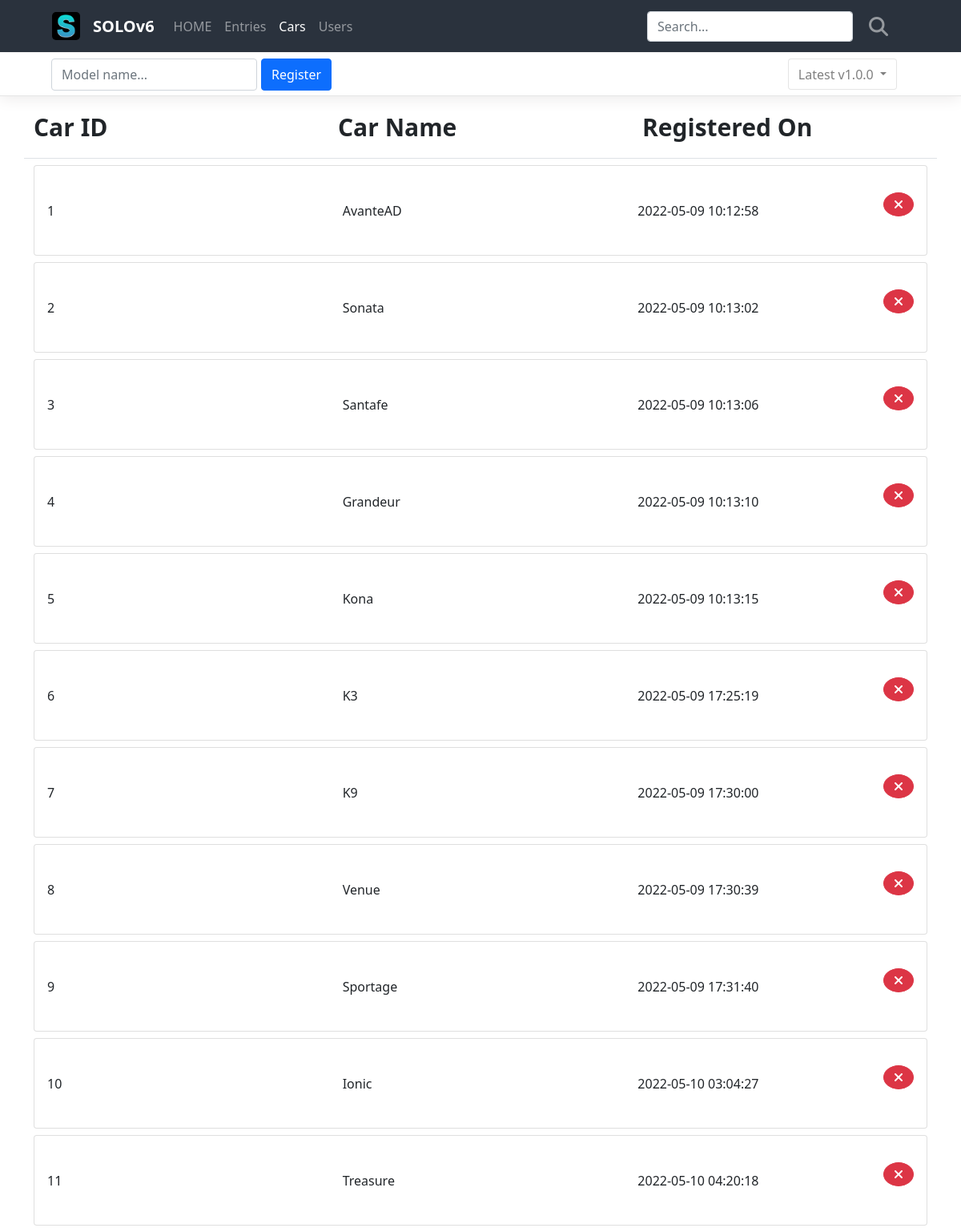
Page /cars/ on the earlier database version.
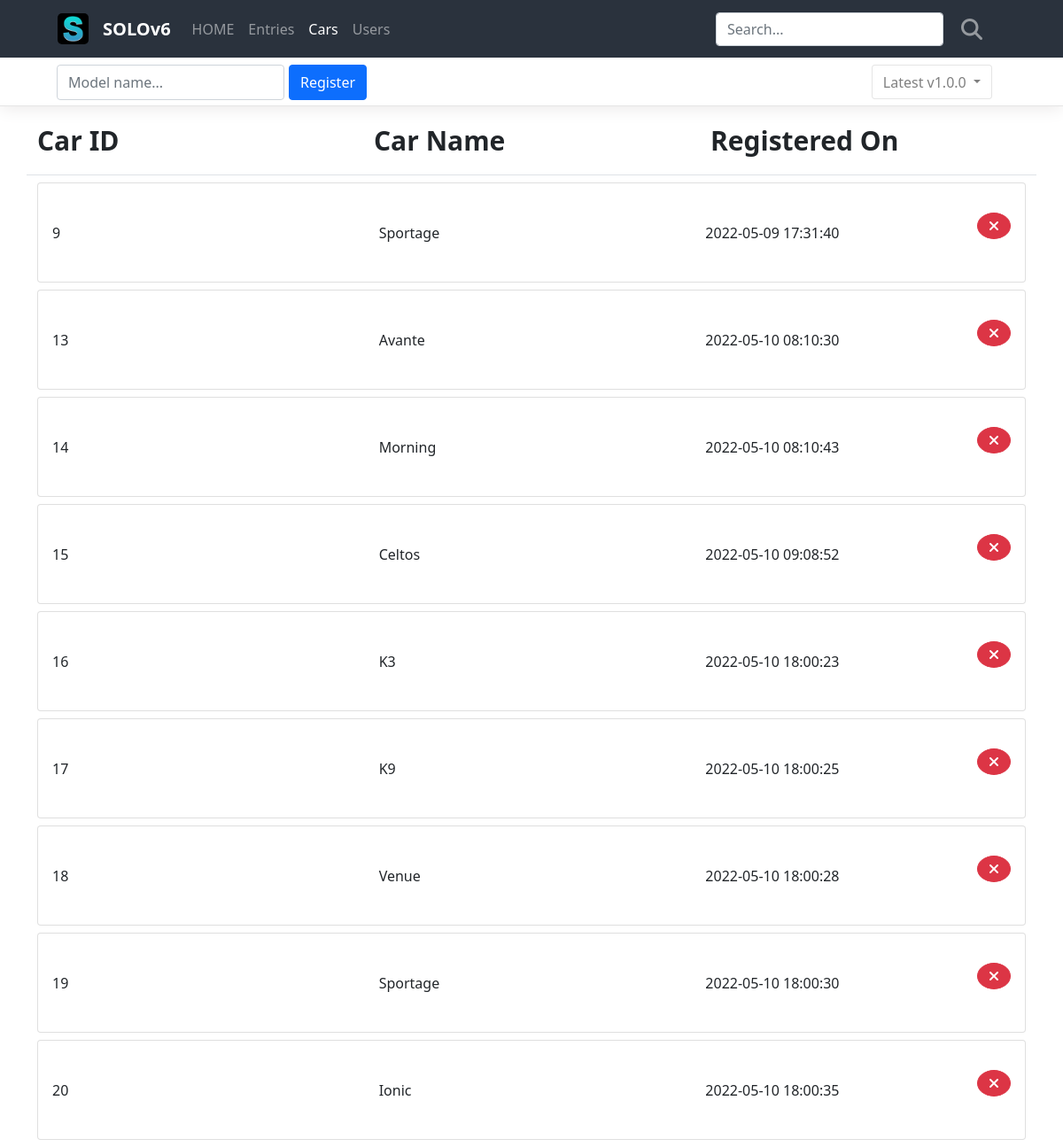
Same page on the later database version.
### project/models/car.py (models this page shows, shortened)
class Car(db.Model):
    id = db.Column(db.Integer, primary_key=True)
    car_name = db.Column(db.String(10), nullable=False)
    registered_on = db.Column(db.DateTime(), default=func.now())

### project/routes/car_routes.py (the view)
@blueprint.route('/')
def cars():
    car_list = CarModel.query.order_by(CarModel.registered_on)
    return render_template('cars.html', car_list=car_list)

### project/__init__.py (called while the page is built)
def create_app():
    print('run: create_app()')
    app = Flask(__name__)
    ''' Flask Configs '''
    app.config.from_object(config)
    ''' DB INIT '''
    db.init_app(app)
    migrate.init_app(app, db, render_as_batch=True)
    ''' Routes INIT '''
    from project.routes import base_routes, auth_routes, car_routes
    app.register_blueprint(base_routes.blueprint)
    app.register_blueprint(auth_routes.blueprint)
    app.register_blueprint(car_routes.blueprint)
    ''' Rest-x INIT '''
    from project.apis import blueprint as api
    app.register_blueprint(api)
    ''' Request Hook '''
    @app.before_request
    def before_request():
        g.db = db.session
    @app.teardown_request
    def teardown_request(exception):
        if hasattr(g, 'db'):
            g.db.close()
    return app

### project/templates/cars.html (shortened to what this page needs)
<link rel="stylesheet" href="../static/css/cars.css">
{% extends 'base.html' %}
{% block content %}
<div class="car-main">
    <div class="register-box">
        <div class="car-register-col">
            <form class="register-form" action="{{ url_for('cars.register') }}" method="post">
                <input class="form-control register-input" type="text" name="car_name" placeholder="Model name...">
                <button type="submit" class="btn btn-primary mb-3 register-btn">
                    Register
                </button>
            </form>
        </div>
        <div class="dropdown">
            <button class="btn btn-light dropdown-toggle" type="button" id="dropdownMenuButton1" data-bs-toggle="dropdown" aria-expanded="false">
                Latest v1.0.0
            </button>
        </div>
    </div>
    <div class="container car-list-box">
        <div class="row car-list-title-box border-bottom">
            <div class="col car-list-title my-3">
                Car ID
            </div>
            <div class="col car-list-title my-3">
                Car Name
            </div>
            <div class="col car-list-title my-3">
                Registered On
            </div>
        </div>
        {% if car_list %}
            {% for car in car_list %}
            <div class="card my-2">
                <div class="card-body">
                    <div class="row">
                        <div class="col car-list-first-col">
                            {{ car.id }}
                        </div>
                        <div class="col car-list-second-col">
                            {{ car.car_name }}
                        </div>
                        <div class="col car-list-last-col">
                            {{ car.registered_on }}
                            <div class="cancel-box">
                                <form class="delete-form" action="{{ url_for('cars.delete') }}" method="post">
                                    <button type="submit" class="btn btn-danger mb-3 cancel-btn">
                                        <i class="fa-solid fa-xmark"></i>
                                    </button>
                                </form>
                            </div>
                        </div>
                    </div>
                </div>
            </div>
            {% endfor %}
        {% else %}
        <div class="row">
            <div class="col-12">
                <h2>❌ No Car Registered ❌</h2>
            </div>
        </div>
        {% endif %}
    </div>
</div>
{% endblock %}

### project/templates/base.html (shortened to what this page needs)
<!DOCTYPE html>
<html lang="en">
<head>
    <link rel="stylesheet" href="{{ url_for('static', filename='css/bootstrap.min.css') }}">
    <link rel="stylesheet" href="https://cdnjs.cloudflare.com/ajax/libs/font-awesome/6.1.1/css/all.min.css">
    <link rel="stylesheet" href="{{ url_for('static', filename='css/styles.css') }}">
</head>
<body>
    <nav class="navbar navbar-expand-lg navbar-dark">
        <div class="container-fluid">
            <a class="navbar-logo" href="{{ url_for('base.index') }}">
                <img class="logo" src="../static/images/favicons.ico/favicon-96x96.png" alt="Logo" height="35" width="35">
            </a>
            <a class="navbar-brand" href="{{ url_for('base.index') }}">SOLOv6</a>
            <div class="collapse navbar-collapse" id="navbarSupportedContent">
                <ul class="navbar-nav me-auto mb-2 mb-lg-0">
                    <li class="nav-item">
                        <a class="nav-link active" aria-current="page" href="{{ url_for('base.index') }}">HOME</a>
                    </li>
                    <li class="nav-item">
                        <a class="nav-link active" href="{{ url_for('base.index') }}">Entries</a>
                    </li>
                    <li class="nav-item">
                        <a class="nav-link active" href="{{ url_for('cars.cars') }}">Cars</a>
                    </li>
                    <li class="nav-item">
                        <a class="nav-link active" href="#">Users</a>
                    </li>
                </ul>
                <form class="d-flex">
                    <input class="form-control me-2 search-form" type="search" placeholder="Search..." aria-label="Search">
                    <button class="btn search-btn" type="submit">
                        <i class="fa-solid fa-magnifying-glass fa-xl"></i>
                    </button>
                </form>
            </div>
        </div>
    </nav>
    {% block content %}
    {% endblock %}
</body>
</html>

### project/static/css/cars.css (style rules this page uses)
.navbar-nav .nav-item:nth-child(3) .nav-link { opacity: 1; }

### project/static/css/styles.css (style rules this page uses)
.navbar { position: fixed; top: 0; width: 100vw; height: 65px; padding-left: 53px; padding-right: 67px; z-index: 1; background-color: #2A323D; }
.navbar-brand { font-weight: 700; color: white; }
.navbar .container-fluid { height: 65px; }
.logo { border-radius: 5px; margin-right: 16px; }
.nav-link { color: white; opacity: 0.5; transition: all 0.3s ease-in-out; }
.d-flex { margin-top: 17px; }
.search-btn { color: white; opacity: 0.5; border: none; margin-left: 0; transition: all 0.2s ease-in-out; }
.car-main { margin-top: 66px; }
.register-box { display: flex; justify-content: space-between; align-items: center; padding-left: 64px; padding-right: 80px; width: 100vw; height: 54px; border-bottom: 1px solid rgba(0, 0, 0, 0.1); box-shadow: 0px 2px 20px rgb(234, 232, 232); }
.car-register-col { display: flex; align-items: center; justify-content: center; height: 54px; }
.register-form { display: flex; justify-content: center; align-items: center; height: 54px; margin: 0; }
.register-input { height: 40px; }
.register-btn { height: 40px; margin-top: 16px; margin-left: 5px; }
.dropdown-toggle { height: 39px; border: 1px solid rgba(0, 0, 0, 0.1); background-color: white; color: rgba(0, 0, 0, 0.5); }
.card { z-index: 0; }
.car-list-title { font-size: 30px; font-weight: 600; }
.car-list-first-col, .car-list-second-col, .car-list-last-col { display: flex; justify-content: space-between; align-items: center; }
.cancel-box { margin: 0; padding-top: 17px; }
.cancel-btn { border-radius: 50%; }

Differences in the rows shown:
removed Car: id "1", car_name "AvanteAD", registered_on "2022-05-09 10:12:58"
removed Car: id "2", car_name "Sonata", registered_on "2022-05-09 10:13:02"
removed Car: id "3", car_name "Santafe", registered_on "2022-05-09 10:13:06"
removed Car: id "4", car_name "Grandeur", registered_on "2022-05-09 10:13:10"
removed Car: id "5", car_name "Kona", registered_on "2022-05-09 10:13:15"
removed Car: id "6", car_name "K3", registered_on "2022-05-09 17:25:19"
removed Car: id "7", car_name "K9", registered_on "2022-05-09 17:30:00"
removed Car: id "8", car_name "Venue", registered_on "2022-05-09 17:30:39"
removed Car: id "10", car_name "Ionic", registered_on "2022-05-10 03:04:27"
removed Car: id "11", car_name "Treasure", registered_on "2022-05-10 04:20:18"
added Car: id "13", car_name "Avante", registered_on "2022-05-10 08:10:30"
added Car: id "14", car_name "Morning", registered_on "2022-05-10 08:10:43"
added Car: id "15", car_name "Celtos", registered_on "2022-05-10 09:08:52"
added Car: id "16", car_name "K3", registered_on "2022-05-10 18:00:23"
added Car: id "17", car_name "K9", registered_on "2022-05-10 18:00:25"
added Car: id "18", car_name "Venue", registered_on "2022-05-10 18:00:28"
added Car: id "19", car_name "Sportage", registered_on "2022-05-10 18:00:30"
added Car: id "20", car_name "Ionic", registered_on "2022-05-10 18:00:35"
